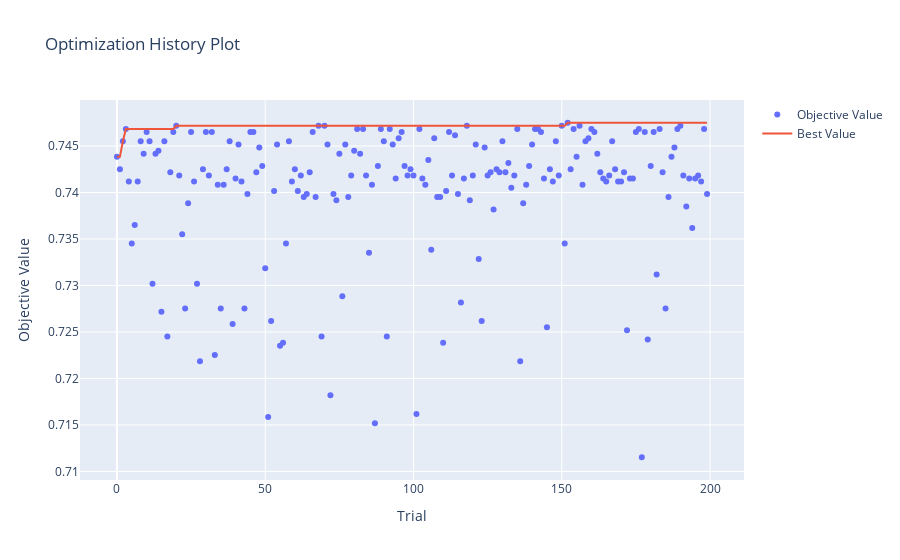

The notebook cell this image was saved under:
### Code cell
optuna.visualization.plot_optimization_history(study)

### Figure 1 — Plotly figure (JSON) as saved in the notebook; plotly's stock layout.template omitted (floating-point values rounded to 4 significant figures; data arrays with more than 128 entries replaced by an {"elided": "..."} marker saying what was removed)
{"data": [{"mode": "markers", "name": "Objective Value", "type": "scatter", "x": {"elided": "200 int values"}, "y": {"elided": "200 float values"}}, {"mode": "lines", "name": "Best Value", "type": "scatter", "x": {"elided": "200 int values"}, "y": {"elided": "200 float values"}}, {"marker": {"color": "#cccccc"}, "mode": "markers", "name": "Infeasible Trial", "showlegend": false, "type": "scatter", "x": [], "y": []}], "layout": {"title": {"text": "Optimization History Plot"}, "xaxis": {"title": {"text": "Trial"}}, "yaxis": {"title": {"text": "Objective Value"}}}}
